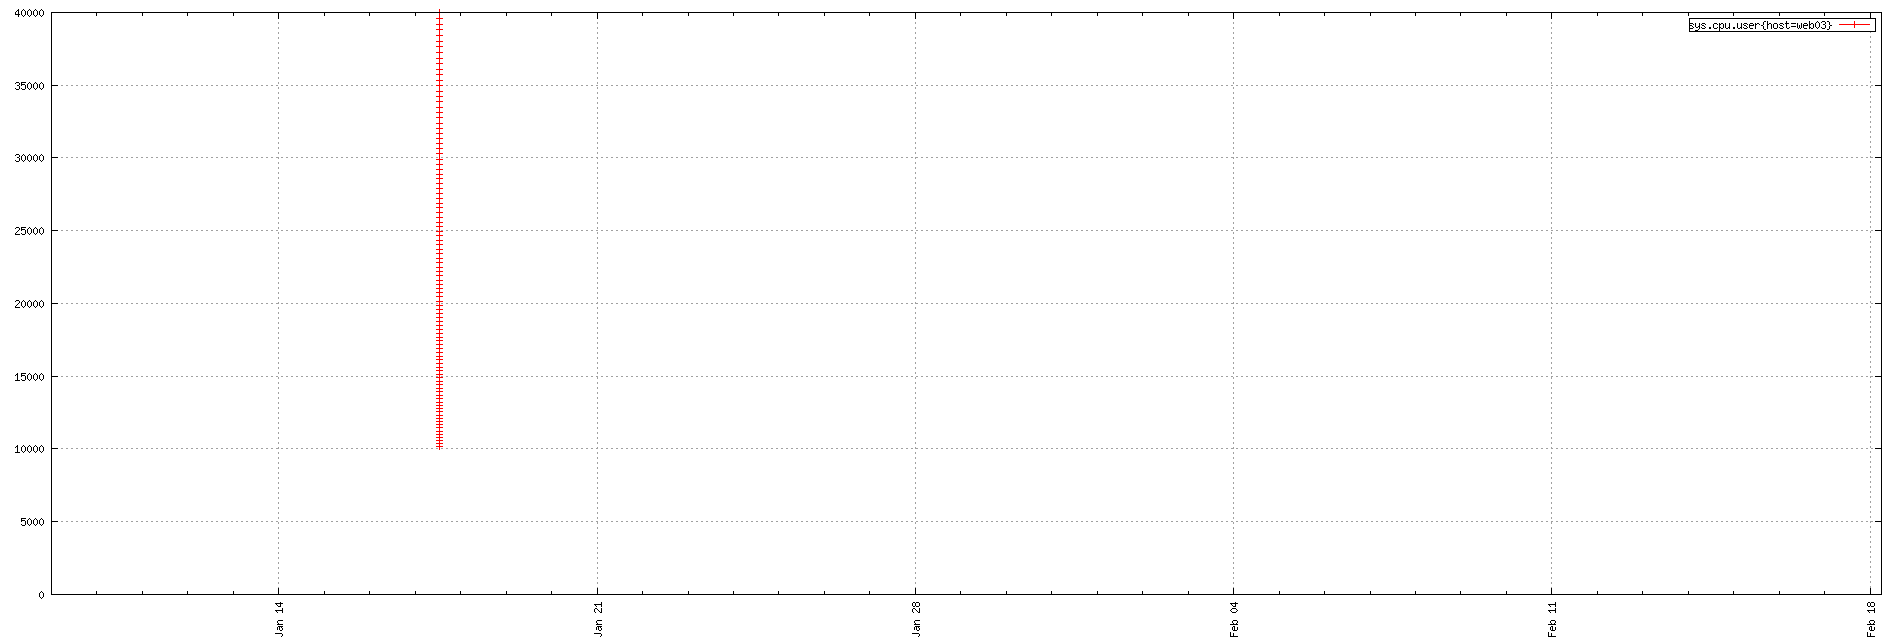

gnuplot code for this plot:
set term png small size 1900,644
set xdata time
set timefmt "%s"
if (GPVAL_VERSION < 4.6) set xtics rotate; else set xtics rotate right
set output "${TMPDIR-'tmp'}/tsd/cfa95f51.png"
set xrange ["1673222400":"1676699918"]
set format x "%b %d"
set grid
set style data linespoint
set key right box
set yrange [0:]
plot  "${TMPDIR-'tmp'}/tsd/cfa95f51_0.dat" using 1:2 title "sys.cpu.user{host=web03}"
